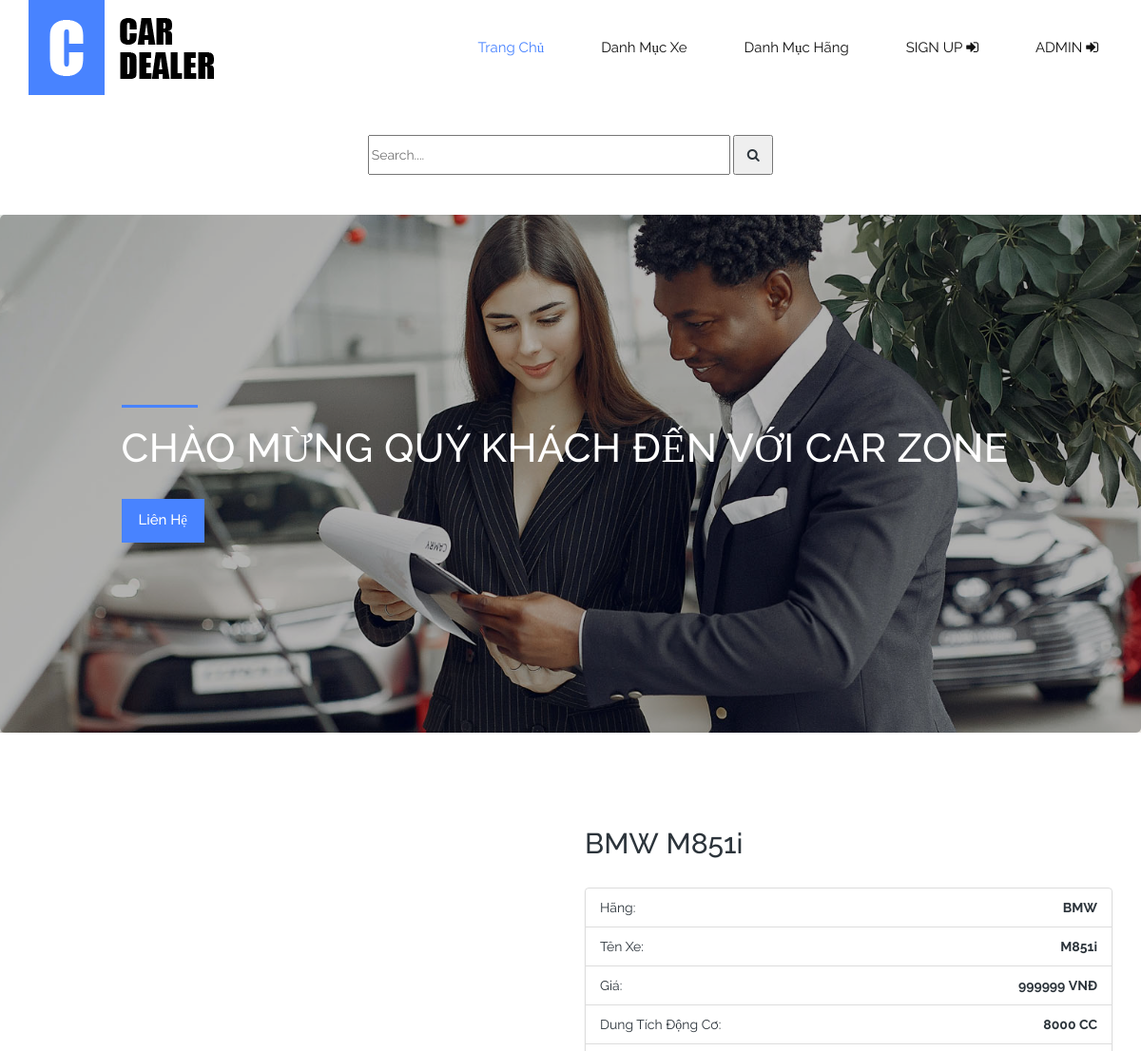
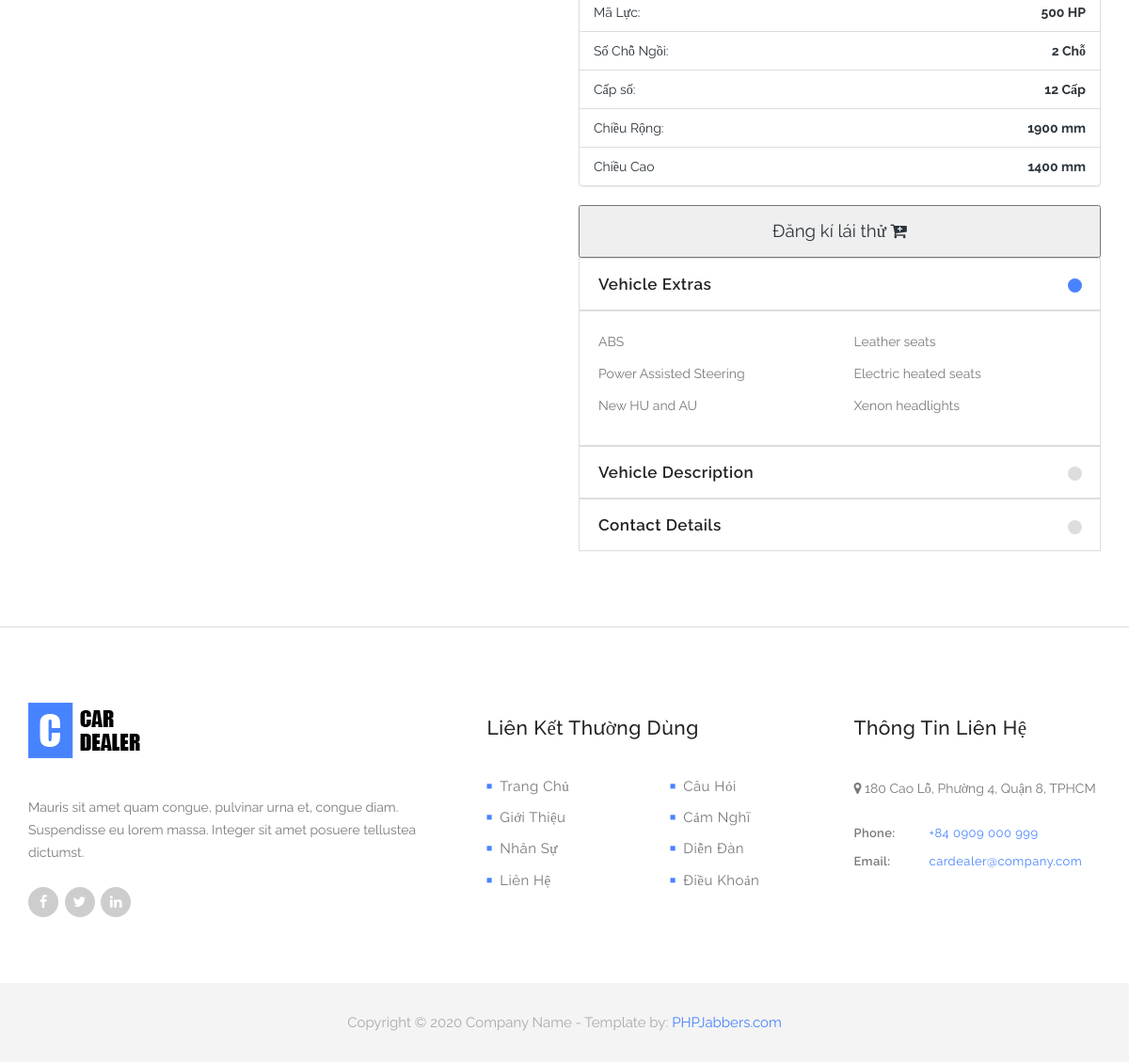
Screenshot of /index.php?controller=sanpham&id=P52&action=getID with the database file from the repository (2 pictures, top to bottom).
### tables this page shows
CREATE TABLE `product` (
  `idProduct` char(10) NOT NULL,
  `nameProduct` varchar(45) NOT NULL,
  `priceProduct` float NOT NULL,
  `urlImagePro` text NOT NULL,
  `idBrand` char(10) DEFAULT NULL,
  `Engine` char(10) DEFAULT NULL,
  `horsePower` char(10) DEFAULT NULL,
  `seat` int(5) NOT NULL,
  `gearBox` char(50) NOT NULL,
  `width` char(10) NOT NULL,
  `height` char(10) NOT NULL
);

CREATE TABLE `listbrand` (
  `idBrand` char(10) NOT NULL,
  `nameBrand` varchar(45) NOT NULL,
  `urlImageBrand` text NOT NULL,
  `country` varchar(50) NOT NULL
);

### class/db.php (called while the page is built, shortened)
<?php
class db{
    protected static $pdo;
    public function __construct()
    {
            self::$pdo= new PDO('mysql:host='.HOST.';dbname=' . DB, USER,PW);
            self::$pdo->query('set names utf8');
    }
    protected function selectQuery($sql, $arr=[])
    {
        $stm = self::$pdo->prepare($sql);
        $stm->execute($arr);
        return $stm->fetchAll(PDO::FETCH_ASSOC);
    }
}
?>

### class/Utilities.php (called while the page is built, shortened)
<?php
class Utilities
{
    public static function get($index, $defaultValue = '')
    {
        return isset($_GET[$index]) ? trim($_GET[$index]) : $defaultValue;
    }
}

### class/sanpham.php (called while the page is built, shortened)
<?php
class sanpham extends db
{
    function getById($id)
    {
        $arr = [$id];
        $sql= "select product.*, listbrand.nameBrand from listbrand, product where listbrand.idBrand=product.idBrand and idProduct=?";
        return $this->selectQuery($sql, $arr);
    }
}

### views/xe/car-details.php (the view, shortened to what this page needs)
<section class="featured-places">
    <div class="container">
        <?php
        foreach ($dataById as $dbi) {
        ?>
            <div class="row">
                <div class="col-md-6 col-xs-12" style="margin-top: 2em;">
                </div>
                <div class="col-md-6 col-xs-12">
                    <form action="index.php?controller=cart&action=getproduct" method="get" class="form">
                        <h2><?php echo $dbi['nameBrand'] ?>&nbsp;<?php echo $dbi['nameProduct'] ?></h2>
                        <br>
                        <ul class="list-group list-group-flush">
                            <li class="list-group-item">
                                <div class="clearfix">
                                    <span class="pull-left">Hãng:</span>
                                    <strong class="pull-right"><?php echo $dbi['nameBrand'] ?></strong>
                                </div>
                            </li>
                            <li class="list-group-item">
                                <div class="clearfix">
                                    <span class="pull-left">Tên Xe:</span>
                                    <strong class="pull-right"><?php echo $dbi['nameProduct'] ?></strong>
                                </div>
                            </li>
                            <li class="list-group-item">
                                <div class="clearfix">
                                    <span class="pull-left"> Giá: </span>
                                    <strong class="pull-right"><?php echo $dbi['priceProduct'] ?>&nbsp;<span>VNĐ</span></strong>
                                </div>
                            </li>
                            <li class="list-group-item">
                                <div class="clearfix">
                                    <span class="pull-left">Dung Tích Động Cơ: </span>
                                    <strong class="pull-right"><?php echo $dbi['Engine'] ?>&nbsp;<span>CC</span></strong>
                                </div>
                            </li>
                            <li class="list-group-item">
                                <div class="clearfix">
                                    <span class="pull-left">Mã Lực: </span>
                                    <strong class="pull-right"><?php echo $dbi['horsePower'] ?>&nbsp;<span>HP</span></strong>
                                </div>
                            </li>
                            <li class="list-group-item">
                                <div class="clearfix">
                                    <span class="pull-left">Số Chỗ Ngồi: </span>
                                    <strong class="pull-right"><?php echo $dbi['seat'] ?>&nbsp;<span>Chỗ</span></strong>
                                </div>
                            </li>
                            <li class="list-group-item">
                                <div class="clearfix">
                                    <span class="pull-left">Cấp số: </span>
                                    <strong class="pull-right"><?php echo $dbi['gearBox'] ?>&nbsp;<span>Cấp</span></strong>
                                </div>
                            </li>
                            <li class="list-group-item">
                                <div class="clearfix">
                                    <span class="pull-left">Chiều Rộng: </span>
                                    <strong class="pull-right"><?php echo $dbi['width'] ?>&nbsp;<span>mm</span></strong>
                                </div>
                            </li>
                            <li class="list-group-item">
                                <div class="clearfix">
                                    <span class="pull-left">Chiều Cao</span>
                                    <strong class="pull-right"><?php echo $dbi['height'] ?>&nbsp;<span>mm</span></strong>
                                </div>
                            </li>
                        </ul>
                        <ul style="display: flex; justify-content: center; align-items: center;">
                                <button type="submit" style="width: 100%; height: 3em; font-size: 14pt;">
                                    Đăng kí lái thử&nbsp;<i class="fa fa-cart-plus"></i>
                                </button>
                        </ul>
                        <div class="accordions">
                            <ul class="accordion">
                                <li>
                                    <a class="accordion-trigger">Vehicle Extras</a>
                                    <div class="accordion-content">
                                        <div class="row">
                                            <div class="col-sm-6 col-xs-12">
                                                <p>ABS</p>
                                            </div>
                                            <div class="col-sm-6 col-xs-12">
                                                <p>Leather seats</p>
                                            </div>
                                            <div class="col-sm-6 col-xs-12">
                                                <p>Power Assisted Steering</p>
                                            </div>
                                            <div class="col-sm-6 col-xs-12">
                                                <p>Electric heated seats</p>
                                            </div>
                                            <div class="col-sm-6 col-xs-12">
                                                <p>New HU and AU</p>
                                            </div>
                                            <div class="col-sm-6 col-xs-12">
                                                <p>Xenon headlights</p>
                                            </div>
                                        </div>
                                    </div>
                                </li>
                                <li>
                                    <a class="accordion-trigger">Vehicle Description</a>
                                </li>
                                <li>
                                    <a class="accordion-trigger">Contact Details</a>
                                </li>
                            </ul>
                        </div>
                    </form>
                </div>
            </div>
        <?php
        }
        ?>
    </div>
</section>

### assets/css/hero-slider.css (style rules this page uses)
*, *::after, *::before { -webkit-box-sizing: border-box; -moz-box-sizing: border-box; box-sizing: border-box; }
html { font-size: 62.5%; }
body { font-family: "Open Sans", sans-serif; color: #2c343b; background-color: #f2f2f2; }
a { color: #d44457; text-decoration: none; }

### assets/css/style.css (style rules this page uses)
body { font-family: 'Raleway', 'sans-serif'; background-color: #fff; }
ul { list-style: none; margin: 0; padding: 0; }
p { font-size: 14px; color: #7a7a7a; line-height: 24px; left: 0.25px; }
section { padding-top: 80px; padding-bottom: 80px; }
.accordion li { position: relative; }
.accordion li .accordion-trigger { border: 1px solid #ddd; }
.accordion-content { display: none; }
.accordion .accordion-trigger { width: 100%; display: block; cursor: pointer; font-weight: 600; font-size: 17px; letter-spacing: 0.5px; color: #232323; user-select: none; padding: 15px 20px; text-decoration: none; }
.accordion .accordion-trigger:after { width: 15px; height: 15px; background-color: #ddd; border-radius: 50%; position: absolute; right: 20px; content: " "; top: 22.5px; transform: rotate(-45deg); -webkit-transition: all 0.2s ease-in-out; -moz-transition: all 0.2s ease-in-out; transition: all 0.2s ease-in-out; }
.accordion-content { margin: 0px; padding: 20px; border: 1px solid #ddd; }
.accordion-trigger.active:after { background-color: #4883ff; -webkit-transition: all 0.2s ease-in-out; -moz-transition: all 0.2s ease-in-out; transition: all 0.2s ease-in-out; }
main>section { background: #fff; }

### rows the page displays
product: idBrand.nameBrand "BMW", nameProduct "M851i", priceProduct "999999", Engine "8000", horsePower "500", seat "2", gearBox "12", width "1900", height "1400"
